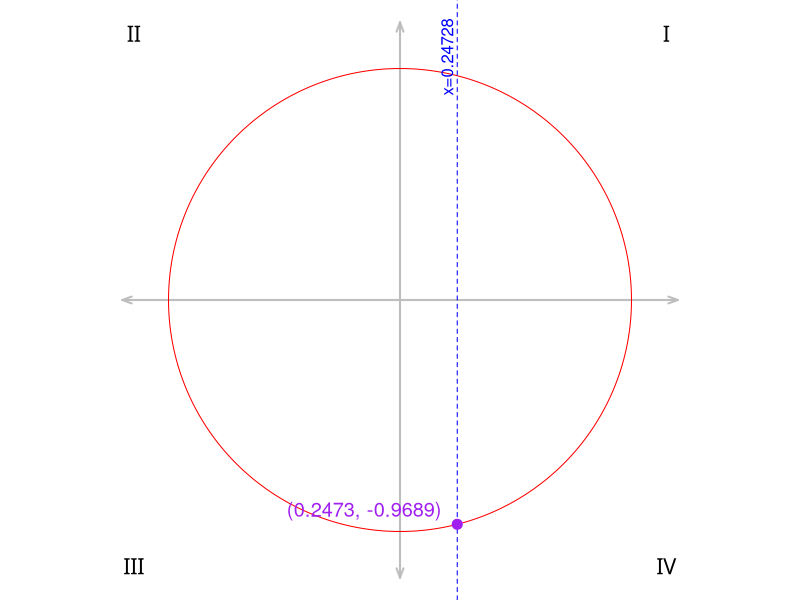

R code for this plot:
## ---- chunk 1

while(T){
    th = runif(1,0,2*pi)
    x = cos(th) #runif(1,0.01,0.99)*sample(c(-1,1),1)
    y = sin(th) #sqrt(1-x^2)*sample(c(-1,1),1)
    if((x<0 || y<0) && abs(x)>0.01 && abs(y)>0.01 && abs(x)<0.99 && abs(y)<0.99){break}
}
rmn = c("I","II","III","IV")

if(x<0 && y>0){
    q = 2
}
if(x<0 && y<0){
    q = 3
}
if(x>0 && y<0){
    q = 4
}

vns = c("x","y")
vvs = c(x,y)
kn = sample(1:2,1)
un = (1:2)[-kn]
kvn = vns[kn]
uvn = vns[un]
kvv = vvs[kn]
uvv = vvs[un]
orients = c("vertical","horizontal")
lo = orients[kn]
pnt = "(x,y)"
pnt = gsub(kvn,kvv,pnt,fixed=T)


## ---- chunk 2
par(mar=c(0,0,0,0),pty="s")
plot(0,0,"n",axes=F,ann=F,xlim=c(-1.2,1.2),ylim=c(-1.2,1.2))
arrows(-1.2,0,1.2,0,0.1,20,3,lwd=2,col="grey")
arrows(0,-1.2,0,1.2,0.1,20,3,lwd=2,col="grey")
th = seq(0,2*pi,pi/360)
lines(cos(th),sin(th),col="red")
if(kn==1){
    abline(v=x,lty=2,col="blue")
    text(x,-1.05*sign(y),paste0("x=",round(x,5),collapse=""),adj=c(0.5,-0.3),srt=90,col="blue")
} else {
    abline(h=y,lty=2,col="blue")
    text(1.05*sign(-x),y,paste0("y=",round(y,5),collapse=""),adj=c(0.5,1.3),srt=0,col="blue")
}
# library(extrafont)
# font_import()
# loadfonts() 
text(1.15,1.15,"I",family="Tahoma",font=1,cex=1.3)
text(-1.15,1.15,"II",family="Tahoma",font=1,cex=1.3)
text(-1.15,-1.15,"III",family="Tahoma",font=1,cex=1.3)
text(1.15,-1.15,"IV",family="Tahoma",font=1,cex=1.3)
points(x,y,pch=20,col="purple",cex=2)
text(x,y,paste0("(",round(x,4),", ",round(y,4),")"),col="purple",adj=c(0.5+0.6*sign(x),0.5+sign(y)),cex=1.2)

np = c("negative","positive")
npx = np[round(sign(x)/2+1.5)]
npy = np[round(sign(y)/2+1.5)]
